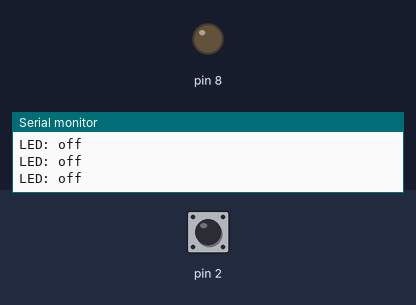
A sketch run on a simulated Arduino Uno, built with avr-gcc and run on an emulated ATmega328P. Shown: output pins drawn as LEDs (lit = HIGH), the last lines printed to the serial monitor. Dashed ring = blinking. The inputs (shaded band) are chosen by the test bench; at power-on: pin 2 HIGH.

Above: at 1.2 s.
1.3 s: pin 2 pulled LOW for 0.15 s
At 1.37 s:
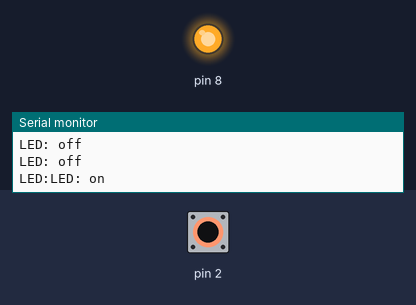
2.9 s: pin 2 pulled LOW for 1 s
At 4.9 s:
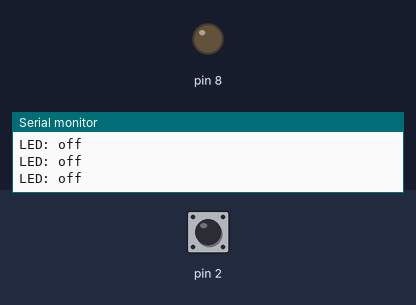
5.4 s: pin 2 pulsed LOW 2 times (0.12 s each, 0.3 s apart)
At 5.76 s:
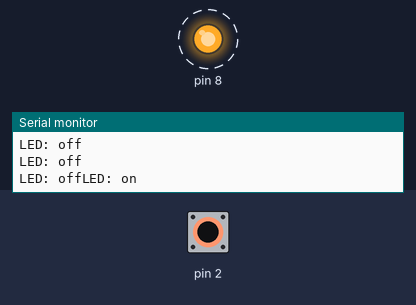
7.5 s: pin 2 driven LOW
At 8.2 s:
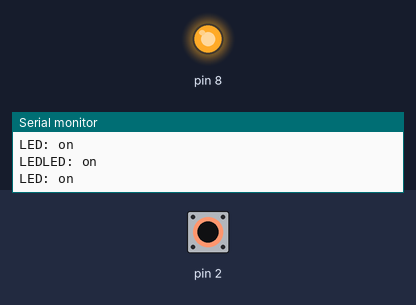
9.1 s: pin 2 driven HIGH
At 10.1 s:
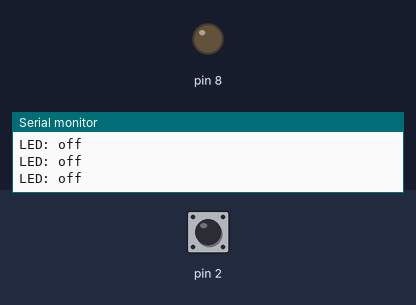
Timing chart, 0 to 12.1 s (numbered marks = the images above; inputs shaded):
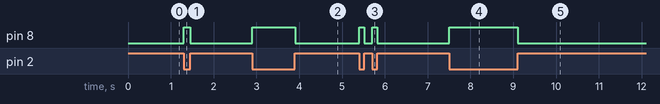

Measured:
- after the input at 1.3 s, pin 8: LOW → HIGH at once, → LOW 0.16 s later
- after the input at 2.9 s, pin 8: LOW → HIGH at once, → LOW 1.0 s later
- after the input at 5.4 s, pin 8: alternates HIGH for 0.12 s and LOW for 0.18 s, 4 changes in all, then stays LOW, starting at once
- after the input at 7.5 s, pin 8: LOW → HIGH at once
- after the input at 9.1 s, pin 8: HIGH → LOW at once

The sketch:

_.ino
```cpp
void setup() {
  Serial.begin(9600); // открыли порт для связи
  // подключили кнопку на D2 и GND
  pinMode(2, INPUT_PULLUP);
  pinMode(8, OUTPUT);
  attachInterrupt(0, lightOn, LOW);
}
void lightOn() {
  digitalWrite(8, HIGH);
  Serial.println("LED: on");
}

void loop() {
  digitalWrite(8, LOW);
  Serial.println("LED: off");
}
```
